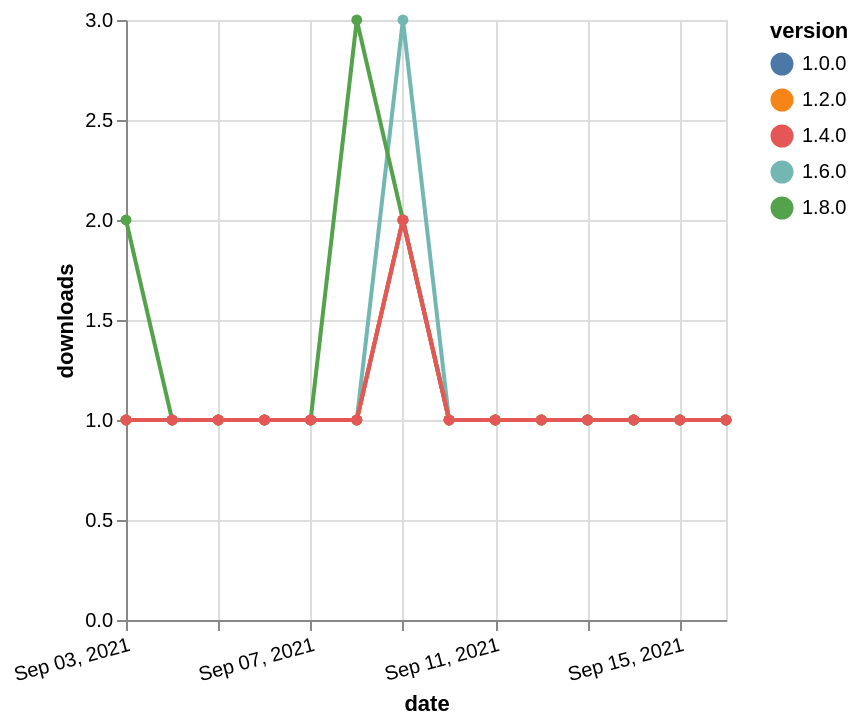

Here is the Vega-Lite specification saved for this chart:
### Vega-Lite specification from a JSON file in a GitHub repository (floating-point values rounded to 4 significant figures)
{"$schema": "https://vega.github.io/schema/vega-lite/v5.json", "description": "A simple bar chart with embedded data.", "data": {"values": [{"date": "2021-09-03", "total": 199, "delta": 1, "version": "1.6.0"}, {"date": "2021-09-04", "total": 200, "delta": 1, "version": "1.6.0"}, {"date": "2021-09-05", "total": 201, "delta": 1, "version": "1.6.0"}, {"date": "2021-09-06", "total": 202, "delta": 1, "version": "1.6.0"}, {"date": "2021-09-07", "total": 203, "delta": 1, "version": "1.6.0"}, {"date": "2021-09-08", "total": 204, "delta": 1, "version": "1.6.0"}, {"date": "2021-09-09", "total": 207, "delta": 3, "version": "1.6.0"}, {"date": "2021-09-10", "total": 208, "delta": 1, "version": "1.6.0"}, {"date": "2021-09-11", "total": 209, "delta": 1, "version": "1.6.0"}, {"date": "2021-09-12", "total": 210, "delta": 1, "version": "1.6.0"}, {"date": "2021-09-13", "total": 211, "delta": 1, "version": "1.6.0"}, {"date": "2021-09-14", "total": 212, "delta": 1, "version": "1.6.0"}, {"date": "2021-09-15", "total": 213, "delta": 1, "version": "1.6.0"}, {"date": "2021-09-16", "total": 214, "delta": 1, "version": "1.6.0"}, {"date": "2021-09-03", "total": 132, "delta": 2, "version": "1.8.0"}, {"date": "2021-09-04", "total": 133, "delta": 1, "version": "1.8.0"}, {"date": "2021-09-05", "total": 134, "delta": 1, "version": "1.8.0"}, {"date": "2021-09-06", "total": 135, "delta": 1, "version": "1.8.0"}, {"date": "2021-09-07", "total": 136, "delta": 1, "version": "1.8.0"}, {"date": "2021-09-08", "total": 139, "delta": 3, "version": "1.8.0"}, {"date": "2021-09-09", "total": 141, "delta": 2, "version": "1.8.0"}, {"date": "2021-09-10", "total": 142, "delta": 1, "version": "1.8.0"}, {"date": "2021-09-11", "total": 143, "delta": 1, "version": "1.8.0"}, {"date": "2021-09-12", "total": 144, "delta": 1, "version": "1.8.0"}, {"date": "2021-09-13", "total": 145, "delta": 1, "version": "1.8.0"}, {"date": "2021-09-14", "total": 146, "delta": 1, "version": "1.8.0"}, {"date": "2021-09-15", "total": 147, "delta": 1, "version": "1.8.0"}, {"date": "2021-09-16", "total": 148, "delta": 1, "version": "1.8.0"}, {"date": "2021-09-03", "total": 202, "delta": 1, "version": "1.0.0"}, {"date": "2021-09-04", "total": 203, "delta": 1, "version": "1.0.0"}, {"date": "2021-09-05", "total": 204, "delta": 1, "version": "1.0.0"}, {"date": "2021-09-06", "total": 205, "delta": 1, "version": "1.0.0"}, {"date": "2021-09-07", "total": 206, "delta": 1, "version": "1.0.0"}, {"date": "2021-09-08", "total": 207, "delta": 1, "version": "1.0.0"}, {"date": "2021-09-09", "total": 209, "delta": 2, "version": "1.0.0"}, {"date": "2021-09-10", "total": 210, "delta": 1, "version": "1.0.0"}, {"date": "2021-09-11", "total": 211, "delta": 1, "version": "1.0.0"}, {"date": "2021-09-12", "total": 212, "delta": 1, "version": "1.0.0"}, {"date": "2021-09-13", "total": 213, "delta": 1, "version": "1.0.0"}, {"date": "2021-09-14", "total": 214, "delta": 1, "version": "1.0.0"}, {"date": "2021-09-15", "total": 215, "delta": 1, "version": "1.0.0"}, {"date": "2021-09-16", "total": 216, "delta": 1, "version": "1.0.0"}, {"date": "2021-09-03", "total": 192, "delta": 1, "version": "1.2.0"}, {"date": "2021-09-04", "total": 193, "delta": 1, "version": "1.2.0"}, {"date": "2021-09-05", "total": 194, "delta": 1, "version": "1.2.0"}, {"date": "2021-09-06", "total": 195, "delta": 1, "version": "1.2.0"}, {"date": "2021-09-07", "total": 196, "delta": 1, "version": "1.2.0"}, {"date": "2021-09-08", "total": 197, "delta": 1, "version": "1.2.0"}, {"date": "2021-09-09", "total": 199, "delta": 2, "version": "1.2.0"}, {"date": "2021-09-10", "total": 200, "delta": 1, "version": "1.2.0"}, {"date": "2021-09-11", "total": 201, "delta": 1, "version": "1.2.0"}, {"date": "2021-09-12", "total": 202, "delta": 1, "version": "1.2.0"}, {"date": "2021-09-13", "total": 203, "delta": 1, "version": "1.2.0"}, {"date": "2021-09-14", "total": 204, "delta": 1, "version": "1.2.0"}, {"date": "2021-09-15", "total": 205, "delta": 1, "version": "1.2.0"}, {"date": "2021-09-16", "total": 206, "delta": 1, "version": "1.2.0"}, {"date": "2021-09-03", "total": 172, "delta": 1, "version": "1.4.0"}, {"date": "2021-09-04", "total": 173, "delta": 1, "version": "1.4.0"}, {"date": "2021-09-05", "total": 174, "delta": 1, "version": "1.4.0"}, {"date": "2021-09-06", "total": 175, "delta": 1, "version": "1.4.0"}, {"date": "2021-09-07", "total": 176, "delta": 1, "version": "1.4.0"}, {"date": "2021-09-08", "total": 177, "delta": 1, "version": "1.4.0"}, {"date": "2021-09-09", "total": 179, "delta": 2, "version": "1.4.0"}, {"date": "2021-09-10", "total": 180, "delta": 1, "version": "1.4.0"}, {"date": "2021-09-11", "total": 181, "delta": 1, "version": "1.4.0"}, {"date": "2021-09-12", "total": 182, "delta": 1, "version": "1.4.0"}, {"date": "2021-09-13", "total": 183, "delta": 1, "version": "1.4.0"}, {"date": "2021-09-14", "total": 184, "delta": 1, "version": "1.4.0"}, {"date": "2021-09-15", "total": 185, "delta": 1, "version": "1.4.0"}, {"date": "2021-09-16", "total": 186, "delta": 1, "version": "1.4.0"}]}, "width": "container", "mark": {"type": "line", "point": {"filled": true}}, "encoding": {"x": {"field": "date", "type": "temporal", "timeUnit": "yearmonthdate", "title": "date", "axis": {"labelAngle": -15}}, "y": {"field": "delta", "type": "quantitative", "title": "downloads"}, "color": {"field": "version", "type": "nominal"}, "tooltip": {"field": "delta"}}}
